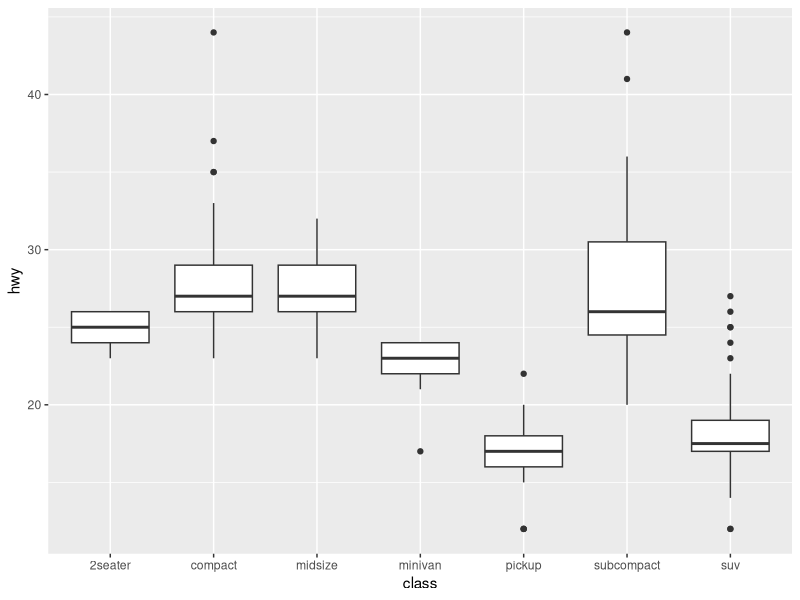
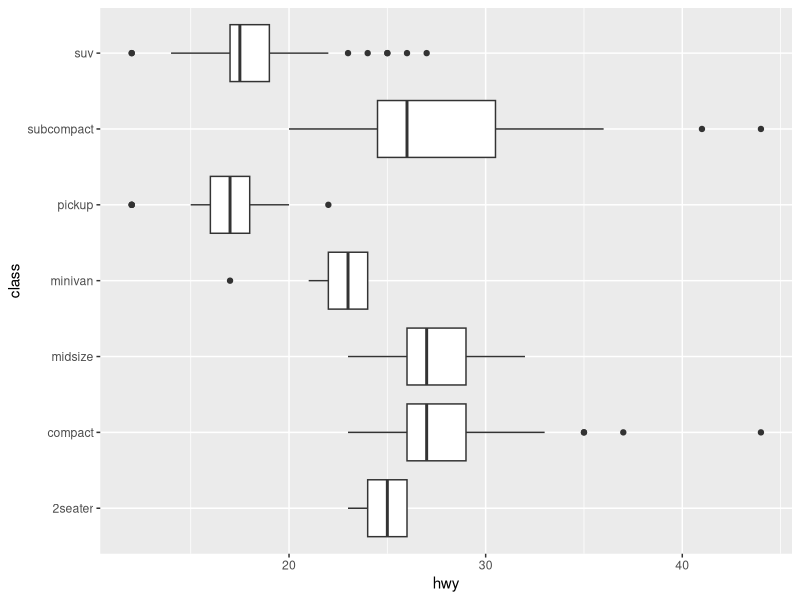
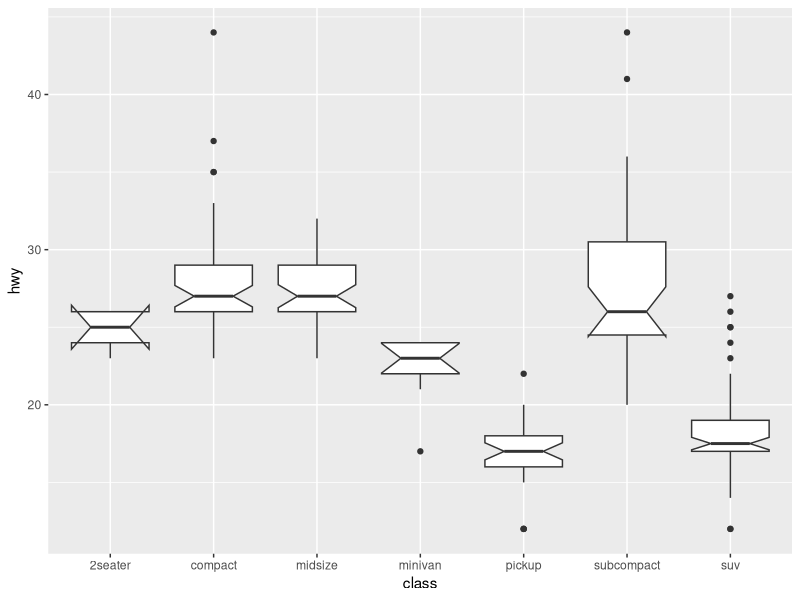
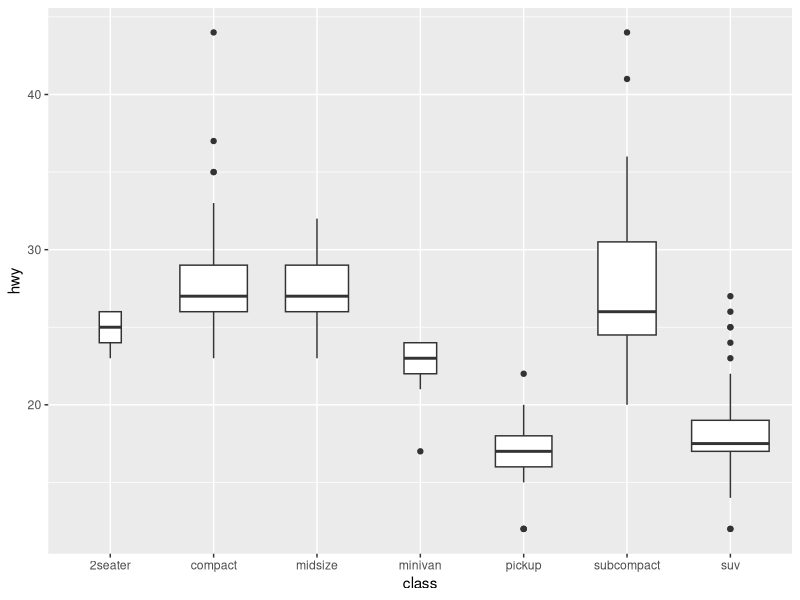
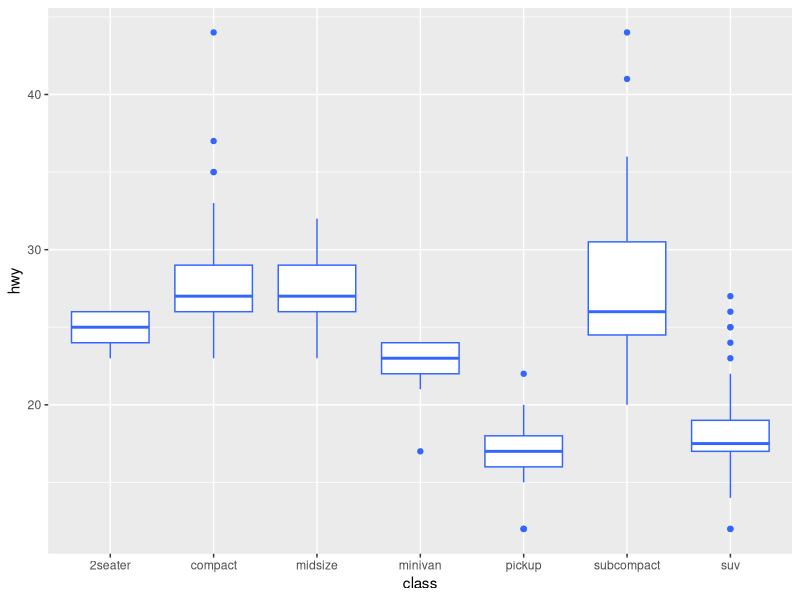
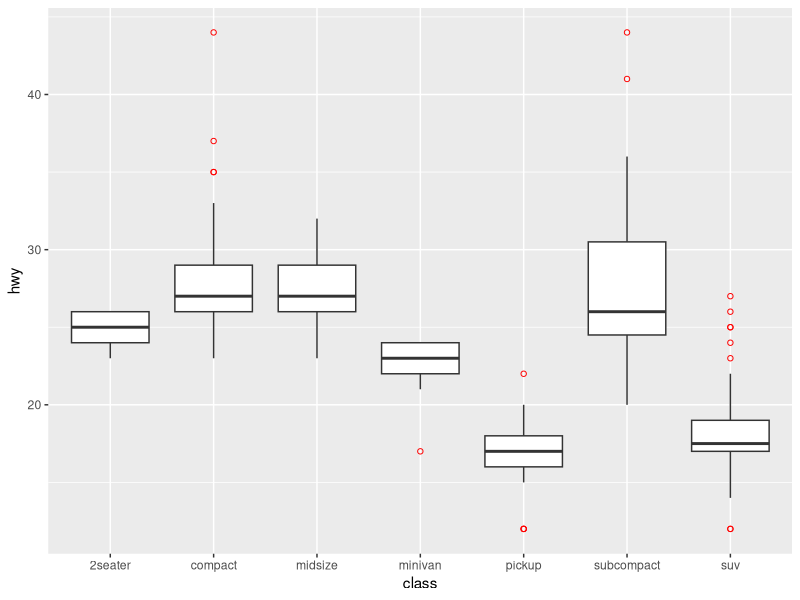
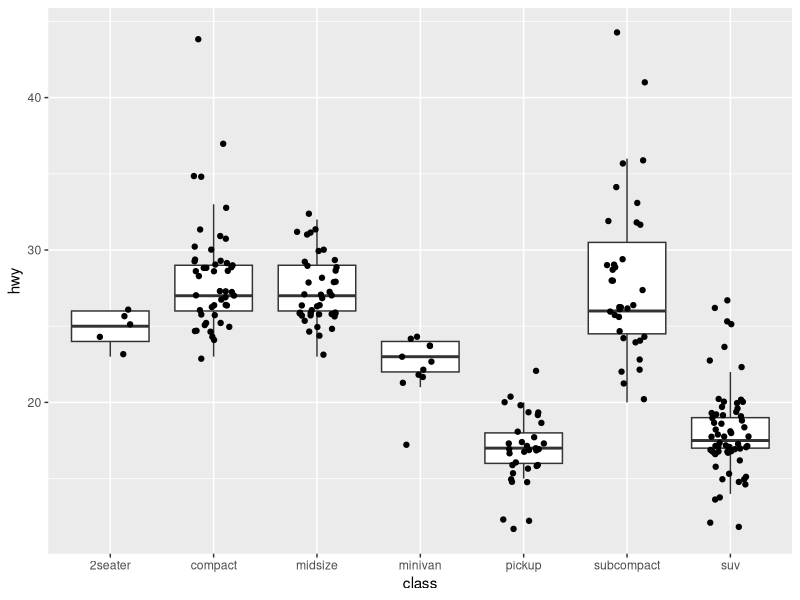
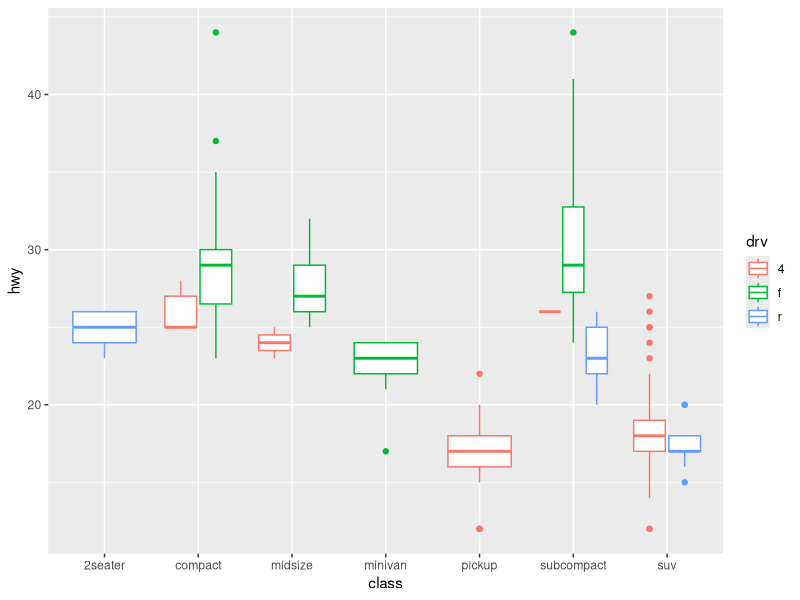

The R script that drew these images, in order:
library(ggplot2)


### Name: geom_boxplot
### Title: A box and whiskers plot (in the style of Tukey)
### Aliases: geom_boxplot stat_boxplot

### ** Examples

p <- ggplot(mpg, aes(class, hwy))
p + geom_boxplot()
# Orientation follows the discrete axis
ggplot(mpg, aes(hwy, class)) + geom_boxplot()

p + geom_boxplot(notch = TRUE)
p + geom_boxplot(varwidth = TRUE)
p + geom_boxplot(fill = "white", colour = "#3366FF")
# By default, outlier points match the colour of the box. Use
# outlier.colour to override
p + geom_boxplot(outlier.colour = "red", outlier.shape = 1)
# Remove outliers when overlaying boxplot with original data points
p + geom_boxplot(outlier.shape = NA) + geom_jitter(width = 0.2)

# Boxplots are automatically dodged when any aesthetic is a factor
p + geom_boxplot(aes(colour = drv))

# You can also use boxplots with continuous x, as long as you supply
# a grouping variable. cut_width is particularly useful
ggplot(diamonds, aes(carat, price)) +
  geom_boxplot()
ggplot(diamonds, aes(carat, price)) +
  geom_boxplot(aes(group = cut_width(carat, 0.25)))
# Adjust the transparency of outliers using outlier.alpha
ggplot(diamonds, aes(carat, price)) +
  geom_boxplot(aes(group = cut_width(carat, 0.25)), outlier.alpha = 0.1)

## No test: 
##D # It's possible to draw a boxplot with your own computations if you
##D # use stat = "identity":
##D y <- rnorm(100)
##D df <- data.frame(
##D   x = 1,
##D   y0 = min(y),
##D   y25 = quantile(y, 0.25),
##D   y50 = median(y),
##D   y75 = quantile(y, 0.75),
##D   y100 = max(y)
##D )
##D ggplot(df, aes(x)) +
##D   geom_boxplot(
##D    aes(ymin = y0, lower = y25, middle = y50, upper = y75, ymax = y100),
##D    stat = "identity"
##D  )
## End(No test)
